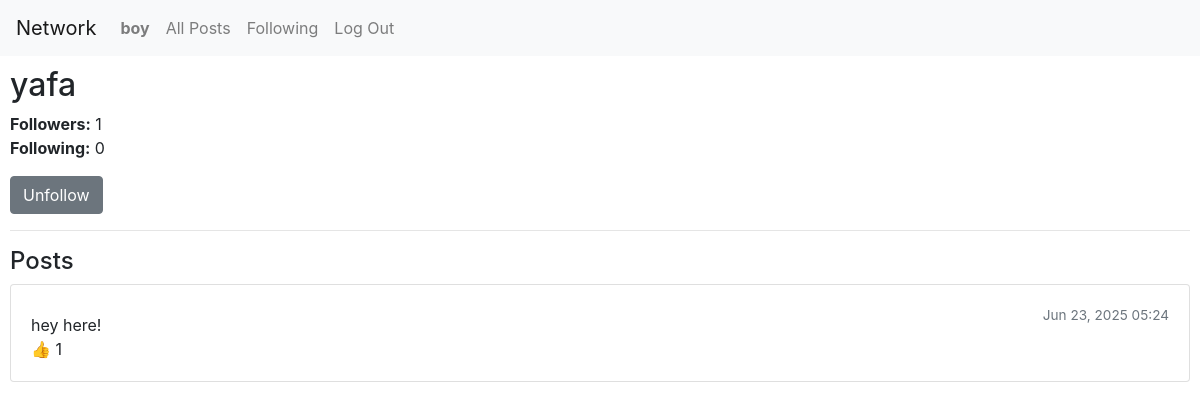
Screenshot of /profile/yafa/ (signed in) with the database file from the repository.
### network/models.py (models this page shows, shortened)
class User(AbstractUser):
    followers = models.ManyToManyField('self', symmetrical=False, related_name='following', blank=True)

class Post(models.Model):
    user = models.ForeignKey(User, on_delete=models.CASCADE, related_name="posts")
    content = models.TextField(max_length=500)
    timestamp = models.DateTimeField(auto_now_add=True)
    likes = models.ManyToManyField(User, related_name="liked_posts", blank=True)

### network/views.py (the view)
# urls.py: path("profile/<str:username>/", views.profile, name="profile"),
@login_required
def profile(request, username):
    profile_user = get_object_or_404(User, username=username)
    posts_list = Post.objects.filter(user=profile_user).order_by('-timestamp')
    paginator = Paginator(posts_list, 10)
    page_number = request.GET.get('page')
    posts = paginator.get_page(page_number)
    is_following = request.user in profile_user.followers.all()
    can_follow = request.user != profile_user
    if request.method == "POST" and can_follow:
        if is_following:
            profile_user.followers.remove(request.user)
        else:
            profile_user.followers.add(request.user)
        return redirect('profile', username=username)
    context = {
        "profile_user": profile_user,
        "posts": posts,
        "followers_count": profile_user.followers.count(),
        "following_count": profile_user.following.count(),
        "is_following": is_following,
        "can_follow": can_follow,
    }
    return render(request, "network/profile.html", context)

### network/templates/network/profile.html (shortened to what this page needs)
{% extends "network/layout.html" %}
{% block body %}
    <h2>{{ profile_user.username }}</h2>
    <p>
        <strong>Followers:</strong> {{ followers_count }}<br>
        <strong>Following:</strong> {{ following_count }}
    </p>
    {% if can_follow %}
        <form method="post">
            {% if is_following %}
                <button class="btn btn-secondary" type="submit">Unfollow</button>
            {% else %}
                <button class="btn btn-primary" type="submit">Follow</button>
            {% endif %}
        </form>
    {% endif %}
    <hr>
    <h4>Posts</h4>
    {% for post in posts %}
        <div class="card mb-3">
            <div class="card-body">
                <span class="text-muted float-right">{{ post.timestamp|date:"M d, Y H:i" }}</span>
                <p class="mt-2 mb-0">{{ post.content }}</p>
                <span>
                    <span style="color: #007bff;">&#128077;</span>
                    <span id="like-count-{{ post.id }}"> {{ post.likes.count }}</span>
                </span>
            </div>
        </div>
    {% empty %}
        <p>No posts yet.</p>
    {% endfor %}
{% endblock %}

### network/templates/network/layout.html (shortened to what this page needs)
{% load static %}
<!DOCTYPE html>
<html lang="en">
    <head>
        <link rel="stylesheet" href="https://stackpath.bootstrapcdn.com/bootstrap/4.4.1/css/bootstrap.min.css">
        <link href="{% static 'network/styles.css' %}" rel="stylesheet">
    </head>
    <body>
        <nav class="navbar navbar-expand-lg navbar-light bg-light">
            <a class="navbar-brand" href="#">Network</a>
            <div>
              <ul class="navbar-nav mr-auto">
                {% if user.is_authenticated %}
                    <li class="nav-item">
                        <a class="nav-link" href="#"><strong>{{ user.username }}</strong></a>
                    </li>
                {% endif %}
                <li class="nav-item">
                  <a class="nav-link" href="{% url 'index' %}">All Posts</a>
                </li>
                {% if user.is_authenticated %}
                    <li class="nav-item">
                        <a class="nav-link" href="{% url 'following' %}">Following</a>
                    </li>
                    <li class="nav-item">
                        <a class="nav-link" href="{% url 'logout' %}">Log Out</a>
                    </li>
                {% endif %}
              </ul>
            </div>
          </nav>
        <div class="body">
            {% block body %}
            {% endblock %}
        </div>
    </body>
</html>

### network/static/network/styles.css (style rules this page uses)
.card { margin-bottom: 1rem; }
.text-muted { font-size: 0.85rem; }
.body { padding: 10px; }

### rows the page displays
User: username "boy"
User: username "yafa"
Post: timestamp "Jun 23, 2025 05:24", content "hey here!", likes.count "1"

### other values shown
{{ followers_count }} "1"
{{ following_count }} "0"
